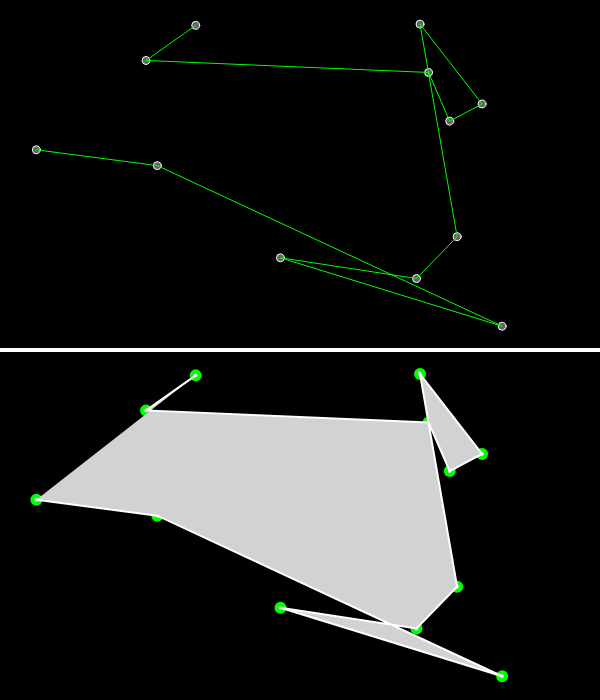
Frame 1 (no input)
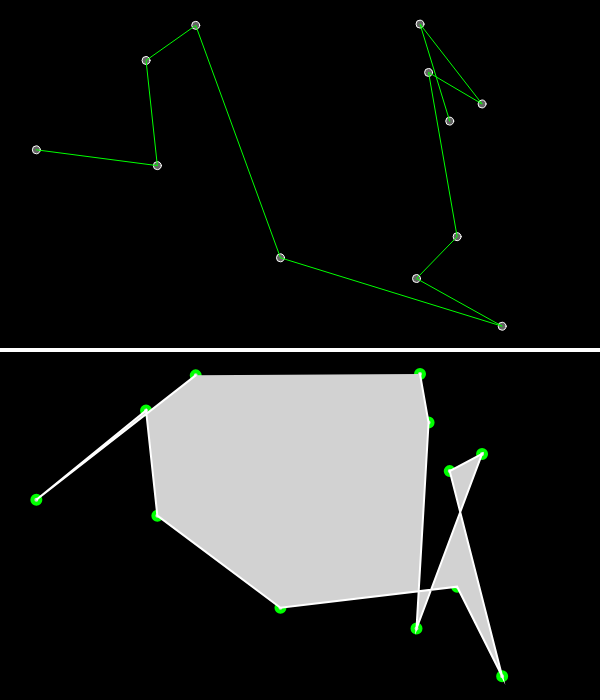
Frame 60 (no input)
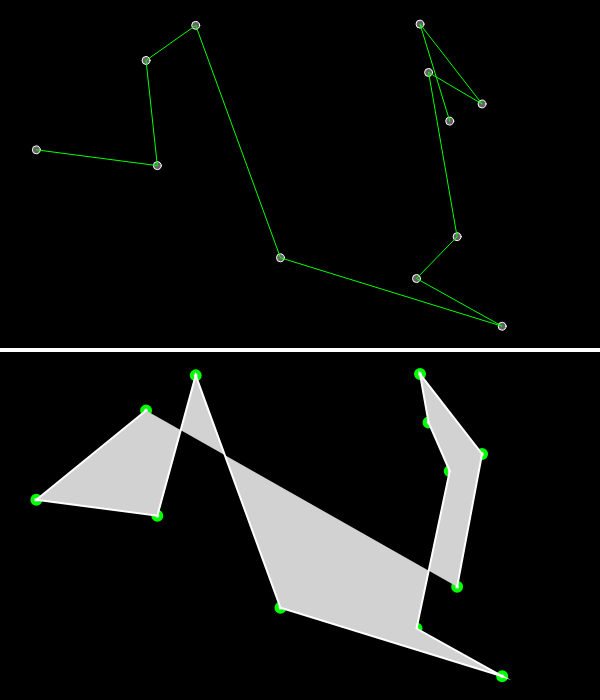
Frame 120 (the mouse pressed at the canvas centre since frame 60)

The p5.js sketch that drew these frames (run headless with seeded random() and noise() and a simulated clock; from frame 60 on, the mouse is pressed at the canvas centre):

// p5.js sketch
// ── sketch.js
// Genetic algorithm to solve the travelling salesman problem 
/**
 * The things with higher fitness are supposed to be picked more often
 * The things with lower fitness are supposed to be picked less often
 * Deciding on more often and less often is completely probabilistic
 */
const CANVAS_WIDTH = 600;
const CANVAS_HEIGHT = 700;
const CITY_COUNT = 12;
const POPULATION_COUNT = 500;

let cities = [];
let recordDistane;
let bestRoute;      // Best in entire population till now
let bestDistance = Infinity;
let currentBest;        // Best in the current population
let population = [];
let fitness = [];

function setup () {
    createCanvas(CANVAS_WIDTH, CANVAS_HEIGHT);
    let order = [];
    for (let i = 0; i < CITY_COUNT; i++) {
        let location = createVector (random(width), random(height/2));
        cities.push(location); 
        order[i] = i;
    }
    for (let i = 0; i < POPULATION_COUNT; i++) {
        population[i] = shuffle(order);
    }    
}


function draw () {
   background(0)
   calculateFitness();
   normalizeFitness();
   nextGeneration();
   fill(100);
   stroke(255);
   for (let i = 0; i < cities.length; i++)
        ellipse(cities[i].x, cities[i].y, 8, 8)
   noFill();
   strokeWeight(1)
   stroke(0, 255, 0)
   beginShape();
   for (let i = 0; i < bestRoute.length; i++) {
        let index = bestRoute[i];
        vertex (cities[index].x, cities[index].y);
   }
   endShape();

   push();
        translate(0, height / 2);
        stroke(255)
        strokeWeight(4)
        line(0, 0, width, 0)
        fill(210);
        stroke(0, 255, 0)
        for (let i = 0; i < cities.length; i++)
            ellipse(cities[i].x, cities[i].y, 8, 8)
        strokeWeight(2)
        fill(210)
        stroke(255)
        beginShape();
        for (let i = 0; i < currentBest.length; i++) {
            let index = currentBest[i];
            vertex (cities[index].x, cities[index].y);
        }
        endShape();
   pop();
}

function calculateDistance (points, mapping) {
    let sum = 0;
    for (let i = 0; i < mapping.length - 1; i++) {
        let cityA = points[mapping[i]];
        let cityB = points[mapping[i+1]];
        let distance = dist (cityA.x, cityA.y, cityB.x, cityB.y);
        sum += distance;
    }
    return sum;
}

// ── ga.js
function calculateFitness () {
    let currentRecord = Infinity;
    for (let i = 0; i < POPULATION_COUNT; i++) {
        // Find distance of this particular order of cities
        let distance = calculateDistance(cities, population[i]);
        fitness[i] = 1 / (distance + 1);     // It should be inverse. 
        if (distance < bestDistance) {      // Updating the best from entire population
            bestDistance = distance;
            bestRoute = population[i];
        }
        if (distance < currentRecord) {     // Updating the best from current population
            currentRecord = distance;
            currentBest = population[i];
        }
    }    
}

function normalizeFitness () {
    let sum = 0;
    for (let i = 0; i < POPULATION_COUNT; i++) 
        sum += fitness[i];
    for (let i = 0; i < POPULATION_COUNT; i++)
        fitness[i] = fitness[i] / sum;    
}

function pickOne (population, fitness) {
    let index = 0;
    let r = random(1);
    while (r > 0) {
        r = r - fitness[index];
        index++;
    }
    index--;
    return population[index].slice();       // Make a copy of it
}

function nextGeneration () {
    let newPopulation = [];
    for (let i = 0; i < POPULATION_COUNT; i++) {
        let orderA = pickOne(population, fitness);
        let orderB = pickOne(population, fitness);
        let order = crossOver(orderA, orderB);
        mutate (order, 0.01);
        newPopulation[i] = order;
    }
    population = newPopulation;
}

function mutate (arr, mutationRate) {
    for (let i = 0; i < CITY_COUNT; i++) {
        if (random(1) < mutationRate) {
            let indexF = floor(random(arr.length));
            let indexS = (indexF + 1) % arr.length;     // Take the next one
            swap (arr, indexF, indexS);
        }    
    }
}

// We have to get rid of invalid cross over as well
function crossOver (motherOrder, fatherOrder) {
    // This algorithm has a name that I don't know ?????
    let start = floor(random(motherOrder.length));
    let end = floor(random(start + 1, motherOrder.length))
    let newOrder = motherOrder.slice(start, end);
    for (let i = 0; i < fatherOrder.length; i++) {
        let city = fatherOrder[i];
        if (!newOrder.includes(city)) {     // If city is not already there
            newOrder.push(city)
        }
    }
    return newOrder;
 }

function swap (array, i, j) {
    let temp = array[i];
    array[i] = array[j];
    array[j] = temp;
}
